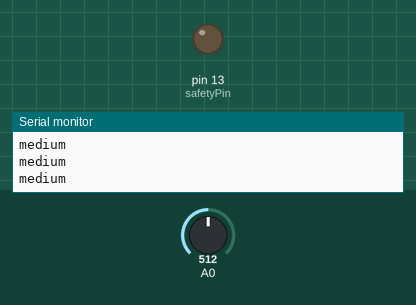
Recording of a sketch running on a simulated Arduino Uno, built with avr-gcc and run on an emulated ATmega328P. Parts: output pins drawn as LEDs (lit = HIGH), the last lines printed to the serial monitor. The test bench sets the inputs (shaded band); at power-on: A0 = 512.

Above: at 1.2 s.
1.3 s: A0 set to 588
2.8 s: A0 set to 610
At 3.7 s:
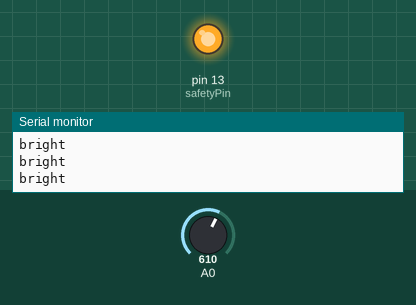
4.3 s: A0 set to 590
At 4.7 s:
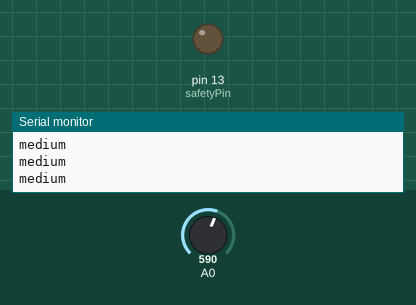
5.8 s: A0 set to 716
At 7.0 s:
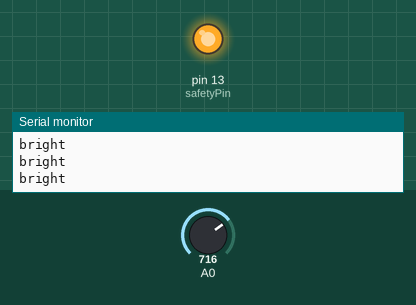
Timing chart, 0 to 8.3 s (numbered marks = the images above; inputs shaded):
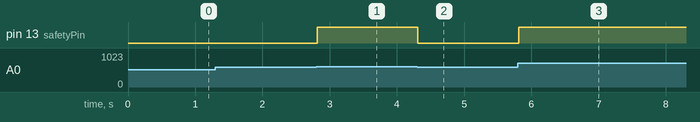

Measured:
- the behaviour switches between 599 and 600 on A0 (found by bisection; images 0 and 1)
- after the input at 2.8 s, pin 13 (safetyPin): LOW → HIGH at once
- after the input at 4.3 s, pin 13 (safetyPin): HIGH → LOW at once
- after the input at 5.8 s, pin 13 (safetyPin): LOW → HIGH at once

The sketch:

Light_Sensor_Tweak.ino
```cpp
// http://arduino.cc/en/Tutorial/SwitchCase

// static setup of sensor sensitivity
const int sensorMin = 0;
const int sensorMax = 600;

// anologue pin of circuit
int sensorReading;

int safetyPin = 13;
int allOk = false;

boolean notBright = false;

// int range;

void setup()
{
  // put your setup code here, to run once:

  // setup for log / console
  Serial.begin(9600);
}

void loop()
{
  // put your main code here, to run repeatedly:

  //reads the sensor
  sensorReading = analogRead(A0);

  // map sensor from pin, sensor setting min, sensor setting max, range low, range high
  int range = map(sensorReading, sensorMin, sensorMax, 0, 3);

  // call function (sending parameter range)
  doThis(range);

  // delay
  delay(20);
}

// recieves signal and sorts
void doThis(int signal)
{
    char* LIGHT;

  switch(signal)
 {
    case 0:
    {
        LIGHT = "dark";

        // Serial.println("dark");
        break;
    }

    case 1:
    {
        LIGHT = "dim";
        //Serial.println("dim");
        break;
    }

    case 2:
    {
        LIGHT = "medium";
        //Serial.println("medium");
        break;
    }

    case 3:
    {
        LIGHT = "bright";
        //Serial.println("bright");
        break;
    }
 }

 if(!allOk)
 {
   allOk = true;
   showSafe();
 }

 if(allOk)
 {
   Serial.println(LIGHT);

   if(LIGHT != "bright" && !notBright)
   {
     notBright = true;

     digitalWrite(safetyPin, LOW);
   }

   else if(LIGHT == "bright" && notBright)
   {
     notBright = false;
     digitalWrite(safetyPin, HIGH);
   }
 }

}

void showSafe()
{
  pinMode(safetyPin, OUTPUT);
  digitalWrite(safetyPin, HIGH);
}
```
